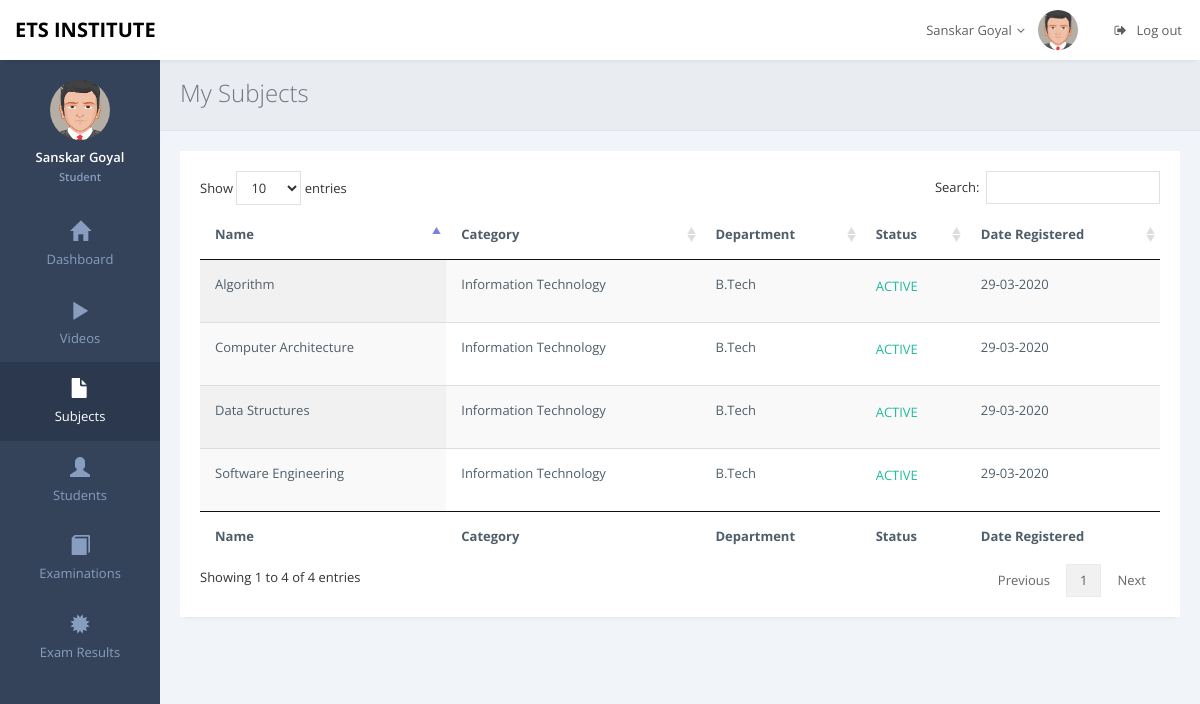
The app's page /student/subject.php (signed in) with its own data.
### tables this page shows
CREATE TABLE `tbl_subjects` (
  `subject_id` varchar(255) NOT NULL,
  `name` varchar(255) NOT NULL,
  `department` varchar(255) NOT NULL,
  `category` varchar(255) NOT NULL,
  `date_registered` varchar(255) NOT NULL,
  `status` varchar(255) NOT NULL DEFAULT 'Active'
);

### student/includes/check_user.php (called while the page is built, shortened)
<?php
if (isset($_SESSION['login']) && $_SESSION['login'] == true) {
	$mydepartment = $_SESSION['department'];
	$mycategory = $_SESSION['mycategory'];
}else{
	header("location:../?rp=9422");
}
?>

### student/subject.php (the view, shortened to what this page needs)
<?php require 'winclude/header.php'; ?>
<body <?php if ($ms == "1") { print 'onload="myFunction()"'; } ?>  class="page-header-fixed">
    <main class="page-content content-wrap">
      <?php require 'winclude/navbar.php'; ?>
      <?php require 'winclude/sidebar.php'; ?>
      <div class="page-inner">
        <div class="page-title">
            <h3>My Subjects</h3>
        </div>
        <div id="main-wrapper">
            <div class="row">
                <div class="col-md-12">
                  <div class="row">
                    <div class="col-md-12">
                        <div class="panel panel-white">
                            <div class="panel-body">
                             <div class="table-responsive">
                               <?php
                               include '../database/config.php';
                               $sql = "SELECT * FROM tbl_subjects WHERE department = '$mydepartment' AND category = '$mycategory'";
                               $result = $conn->query($sql);
                               if ($result->num_rows > 0) {
                                  print '
                                  <table id="example" class="display table" style="width: 100%; cellspacing: 0;">
                                  <thead>
                                      <tr>
                                          <th>Name</th>
                                          <th>Category</th>
                                          <th>Department</th>
                                          <th>Status</th>
                                          <th>Date Registered</th>
                                      </tr>
                                  </thead>
                                  <tfoot>
                                      <tr>
                                          <th>Name</th>
                                          <th>Category</th>
                                          <th>Department</th>
                                          <th>Status</th>
                                          <th>Date Registered</th>
                                      </tr>
                                  </tfoot>
                                  <tbody>';
                                  while($row = $result->fetch_assoc()) {
                                      $status = $row['status'];
                                      if ($status == "Active") {
                                          $st = '<p class="text-success">ACTIVE</p>';
                                      }else{
                                          $st = '<p class="text-danger">INACTIVE</p>';
                                          $stl = '<a href="pages/make_sb_ac.php?id='.$row['subject_id'].'">Make Active</a>';
                                      }
                                      print '
                                      <tr>
                                      <td>'.$row['name'].'</td>
                                      <td>'.$row['category'].'</td>
                                      <td>'.$row['department'].'</td>
                                      <td>'.$st.'</td>
                                      <td>'.$row['date_registered'].'</td>
                                      </tr>';
                                  }
                                  print '
                                  </tbody>
                                  </table>  ';
                              } else {
                                 print '
                                 <div class="alert alert-info" role="alert">
                                 Nothing was found in database.
                                 </div>';
                             }
                             ?>
                         </div>
                     </div>
                 </div>
             </div>
         </div>
     </div>
 </div>
</div>
</div>
</main>
<?php require 'winclude/footer.php'; ?>

### assets/css/themes/green.css (style rules this page uses)
.page-content { background: #34425A; }

### records on screen
tbl_subjects: name "Algorithm", category "Information Technology", department "B.Tech", status "ACTIVE", date_registered "29-03-2020"
tbl_subjects: name "Data Structures", category "Information Technology", department "B.Tech", status "ACTIVE", date_registered "29-03-2020"
tbl_subjects: name "Computer Architecture", category "Information Technology", department "B.Tech", status "ACTIVE", date_registered "29-03-2020"
tbl_subjects: name "Software Engineering", category "Information Technology", department "B.Tech", status "ACTIVE", date_registered "29-03-2020"

### other values on screen
$myfname "Sanskar"
$mylname "Goyal"
